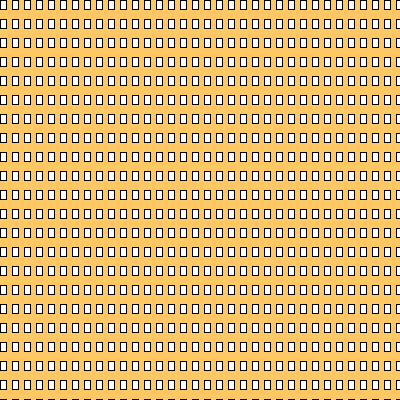
Frame 1 (no input)
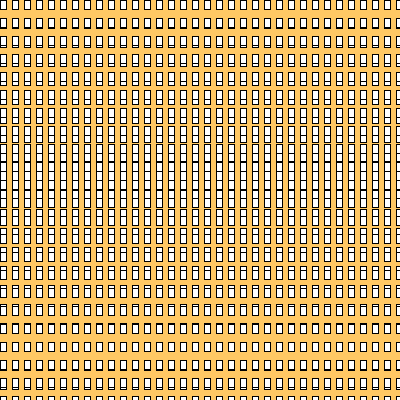
Frame 2 (the mouse pressed at the canvas centre, redrawn once)

The Processing sketch that drew these frames (run headless with seeded random() and noise(); the mouse was pressed at the canvas centre and the sketch redrawn once):

// Processing sketch: processing_143712
// ── processing_143712.pde

/*
Click, and press any key (2014)
*/

// Square properties

float randA; // Random width
float randB; // Random height
int x = 5; // x and y represent the bounds of the random dimensions
int y = 10;

void setup() {
  size(400, 400);
  noLoop();
  background(random(0, width), height/2, 100);
  colorMode(HSB, width, height, 100);
}

void draw() {
  randA = random(x, y);
  randB = random(x, y);
  for(int i = 0; i<height; i+=randA*2) {
    for(int j = 0; j<width; j+=randB*2) {
      rect(i, j, randA, randB);
    }
  }
}

// Creates two new sets of random values, and redraws everything
void keyPressed() {
  randA = random(x, y);
  randA = random(x, y);
  background(random(0, width), height/2, 100);
  redraw();
}
